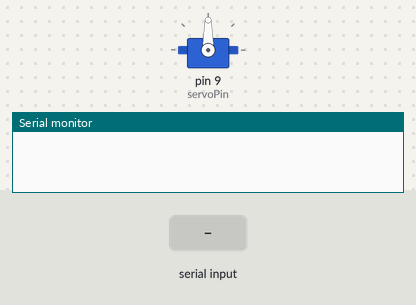
A sketch run on a simulated Arduino Uno, built with avr-gcc and run on an emulated ATmega328P. Shown: servo, the last lines printed to the serial monitor. The test bench sets the inputs (shaded band).

Above: at 1.7 s.
1.8 s: byte 30 received over Serial
At 2.3 s:
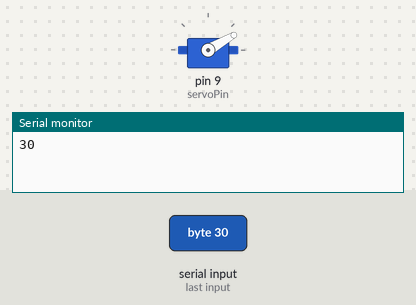
3.3 s: byte 120 received over Serial
At 4.6 s:
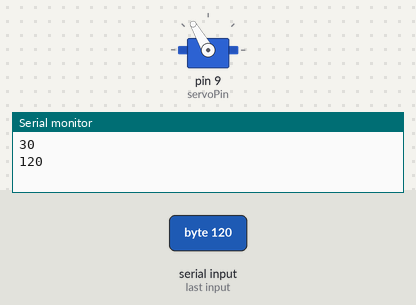
Timing chart, 0 to 6.3 s (numbered marks = the images above; inputs shaded):
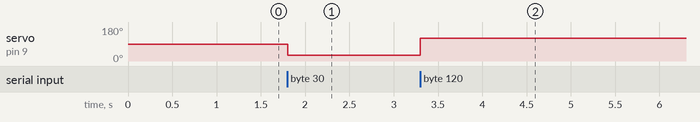

The sketch:

motor_arduino.ino
```cpp
//Program by Jeremy Blum
//www.jeremyblum.com
//Controls a Servo Motor using the info from an IR Distance Sensor

//Include Servo Library
#include <Servo.h>

//Define Pins
int servoPin = 9;
int oldPos = 0;

//Create Servo Object
Servo jeremysServo;

void setup()
{
 //Start Serial
 Serial.begin(9600);

  //Attaches the Servo to our object
  jeremysServo.attach(servoPin);

  delay(500);
}

void loop()
{

  while( Serial.available() == 0);
  int data = Serial.read();

  //int pos = map(data, 0, 180, 0, 180);
  //pos = constrain(pos, 0, 180);

  int pos=data;
  //Turn the servo
  if(pos!=oldPos && pos!=0){
    Serial.println(pos);
    jeremysServo.write(pos);
    oldPos=pos;
  }
}
```

Measured:
- after the input at 1.8 s, servo on pin 9 (servoPin): 90° → 30° at once
- after the input at 3.3 s, servo on pin 9 (servoPin): 30° → 120° at once
